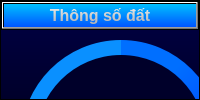
                              <widget class="QFrame" name="Top_Ctrl_frame_1">
                               <property name="styleSheet">
                                <string notr="true">background-color: qlineargradient(spread:pad, x1:1, y1:1, x2:1, y2:0, stop:0 rgba(0, 0, 42, 255), stop:1 rgba(0, 0, 70, 255));</string>
                               </property>
                               <property name="frameShape">
                                <enum>QFrame::StyledPanel</enum>
                               </property>
                               <property name="frameShadow">
                                <enum>QFrame::Raised</enum>
                               </property>
                               <layout class="QVBoxLayout" name="verticalLayout_18">
                                <property name="spacing">
                                 <number>0</number>
                                </property>
                                <property name="leftMargin">
                                 <number>0</number>
                                </property>
                                <property name="topMargin">
                                 <number>0</number>
                                </property>
                                <property name="rightMargin">
                                 <number>0</number>
                                </property>
                                <property name="bottomMargin">
                                 <number>0</number>
                                </property>
                                <item alignment="Qt::AlignTop">
                                 <widget class="QFrame" name="Top_Ctrl_frame1_header">
                                  <property name="styleSheet">
                                   <string notr="true"/>
                                  </property>
                                  <property name="frameShape">
                                   <enum>QFrame::StyledPanel</enum>
                                  </property>
                                  <property name="frameShadow">
                                   <enum>QFrame::Raised</enum>
                                  </property>
                                  <layout class="QVBoxLayout" name="verticalLayout_19">
                                   <property name="spacing">
                                    <number>0</number>
                                   </property>
                                   <property name="leftMargin">
                                    <number>0</number>
                                   </property>
                                   <property name="topMargin">
                                    <number>0</number>
                                   </property>
                                   <property name="rightMargin">
                                    <number>0</number>
                                   </property>
                                   <property name="bottomMargin">
                                    <number>0</number>
                                   </property>
                                   <item>
                                    <widget class="QPushButton" name="Top_Ctrl_header1">
                                     <property name="font">
                                      <font>
                                       <family>Segoe UI</family>
                                       <pointsize>12</pointsize>
                                       <weight>75</weight>
                                       <bold>true</bold>
                                      </font>
                                     </property>
                                     <property name="styleSheet">
                                      <string notr="true">color: qlineargradient(spread:pad, x1:1, y1:1, x2:1, y2:0, stop:0 rgba(171, 171, 171, 255), stop:1 rgba(239, 239, 239, 255));
background-color: qlineargradient(spread:pad, x1:1, y1:1, x2:1, y2:0, stop:0 rgba(0, 85, 255, 255), stop:1 rgba(0, 192, 255, 255));</string>
                                     </property>
                                     <property name="text">
                                      <string>Thông số đất</string>
                                     </property>
                                    </widget>
                                   </item>
                                  </layout>
                                 </widget>
                                </item>
                                <item>
                                 <widget class="QFrame" name="Top_Ctrl_frame1_body">
                                  <property name="sizePolicy">
                                   <sizepolicy hsizetype="Preferred" vsizetype="Expanding">
                                    <horstretch>0</horstretch>
                                    <verstretch>0</verstretch>
                                   </sizepolicy>
                                  </property>
                                  <property name="styleSheet">
                                   <string notr="true">background-color: rgba(0, 0, 0, 0);</string>
                                  </property>
                                  <property name="frameShape">
                                   <enum>QFrame::StyledPanel</enum>
                                  </property>
                                  <property name="frameShadow">
                                   <enum>QFrame::Raised</enum>
                                  </property>
                                  <widget class="QLabel" name="label_27">
                                   <property name="geometry">
                                    <rect>
                                     <x>35</x>
                                     <y>25</y>
                                     <width>170</width>
                                     <height>170</height>
                                    </rect>
                                   </property>
                                   <property name="font">
                                    <font>
                                     <family>Segoe UI</family>
                                     <pointsize>16</pointsize>
                                    </font>
                                   </property>
                                   <property name="styleSheet">
                                    <string notr="true">background-color: rgb( 0, 0, 42);
border-radius: 85px;
color: qlineargradient(spread:pad, x1:1, y1:1, x2:1, y2:0, stop:0 rgba(171, 171, 171, 255), stop:1 rgba(239, 239, 239, 255));</string>
                                   </property>
                                   <property name="text">
                                    <string>ĐỘ ẨM</string>
                                   </property>
                                   <property name="alignment">
                                    <set>Qt::AlignCenter</set>
                                   </property>
                                  </widget>
                                  <widget class="QLabel" name="label_29">
                                   <property name="geometry">
                                    <rect>
                                     <x>10</x>
                                     <y>0</y>
                                     <width>220</width>
                                     <height>220</height>
                                    </rect>
                                   </property>
                                   <property name="styleSheet">
                                    <string notr="true">border-radius:110px;
background-color: qconicalgradient(cx:0.5, cy:0.5, angle:270, stop:0.129353 rgba(0, 0, 42, 255), stop:0.13173 rgba(0, 0, 0, 0));
</string>
                                   </property>
                                   <property name="text">
                                    <string/>
                                   </property>
                                  </widget>
                                  <widget class="QLabel" name="label_30">
                                   <property name="geometry">
                                    <rect>
                                     <x>20</x>
                                     <y>10</y>
                                     <width>200</width>
                                     <height>200</height>
                                    </rect>
                                   </property>
                                   <property name="styleSheet">
                                    <string notr="true">border-radius: 100px;
background-color: qconicalgradient(cx:0.5, cy:0.5, angle:90, stop:0.18408 rgba(10, 144, 255, 255), stop:0.358209 rgba(0, 102, 255, 255), stop:0.532338 rgba(0, 74, 255, 255), stop:0.696517 rgba(0, 55, 255, 255), stop:0.895522 rgba(0, 111, 255, 255));
</string>
                                   </property>
                                   <property name="text">
                                    <string/>
                                   </property>
                                  </widget>
                                  <widget class="QLabel" name="label_32">
                                   <property name="geometry">
                                    <rect>
                                     <x>300</x>
                                     <y>10</y>
                                     <width>200</width>
                                     <height>200</height>
                                    </rect>
                                   </property>
                                   <property name="styleSheet">
                                    <string notr="true">border-radius: 100px;
background-color: qconicalgradient(cx:0.5, cy:0.5, angle:270, stop:0 rgba(255, 0, 0, 255), stop:0.175501 rgba(255, 45, 0, 255), stop:0.366313 rgba(255, 208, 0, 255), stop:0.475854 rgba(247, 255, 0, 255), stop:0.639576 rgba(0, 233, 255, 255), stop:0.737338 rgba(0, 181, 255, 255), stop:0.850412 rgba(0, 138, 255, 255), stop:1 rgba(0, 83, 255, 255));
</string>
                                   </property>
                                   <property name="text">
                                    <string/>
                                   </property>
                                  </widget>
                                  <widget class="QLabel" name="label_33">
                                   <property name="geometry">
                                    <rect>
                                     <x>290</x>
                                     <y>0</y>
                                     <width>220</width>
                                     <height>220</height>
                                    </rect>
                                   </property>
                                   <property name="styleSheet">
                                    <string notr="true">border-radius:110px;
background-color:  qconicalgradient(cx:0.5, cy:0.5, angle:90, stop:0.38806 rgba(0, 0, 42, 255), stop:0.39801 rgba(0, 0, 42, 0));

</string>
                                   </property>
                                   <property name="text">
                                    <string/>
                                   </property>
                                  </widget>
                                  <widget class="QLabel" name="label_28">
                                   <property name="geometry">
                                    <rect>
                                     <x>315</x>
                                     <y>25</y>
                                     <width>170</width>
                                     <height>170</height>
                                    </rect>
                                   </property>
                                   <property name="font">
                                    <font>
                                     <family>Segoe UI</family>
                                     <pointsize>16</pointsize>
                                    </font>
                                   </property>
                                   <property name="styleSheet">
                                    <string notr="true">background-color: rgb( 0, 0, 42);
border-radius: 85px;
color: qlineargradient(spread:pad, x1:1, y1:1, x2:1, y2:0, stop:0 rgba(171, 171, 171, 255), stop:1 rgba(239, 239, 239, 255));</string>
                                   </property>
                                   <property name="text">
                                    <string>NHIỆT ĐỘ</string>
                                   </property>
                                   <property name="alignment">
                                    <set>Qt::AlignCenter</set>
                                   </property>
                                  </widget>
                                  <widget class="QLabel" name="label_37">
                                   <property name="geometry">
                                    <rect>
                                     <x>40</x>
                                     <y>250</y>
                                     <width>751</width>
                                     <height>1</height>
                                    </rect>
                                   </property>
                                   <property name="styleSheet">
                                    <string notr="true">background-color:qlineargradient(spread:pad, x1:1, y1:1, x2:1, y2:0, stop:0 rgba(171, 171, 171, 255), stop:1 rgba(239, 239, 239, 255));</string>
                                   </property>
                                   <property name="text">
                                    <string/>
                                   </property>
                                  </widget>
                                  <widget class="QLabel" name="label_36">
                                   <property name="geometry">
                                    <rect>
                                     <x>595</x>
                                     <y>25</y>
                                     <width>170</width>
                                     <height>170</height>
                                    </rect>
                                   </property>
                                   <property name="font">
                                    <font>
                                     <family>Segoe UI</family>
                                     <pointsize>16</pointsize>
                                    </font>
                                   </property>
                                   <property name="styleSheet">
                                    <string notr="true">background-color: rgb( 0, 0, 42);
border-radius: 85px;
color: qlineargradient(spread:pad, x1:1, y1:1, x2:1, y2:0, stop:0 rgba(171, 171, 171, 255), stop:1 rgba(239, 239, 239, 255));</string>
                                   </property>
                                   <property name="text">
                                    <string>ĐỘ PH</string>
                                   </property>
                                   <property name="alignment">
                                    <set>Qt::AlignCenter</set>
                                   </property>
                                  </widget>
                                  <widget class="QLabel" name="label_38">
                                   <property name="geometry">
                                    <rect>
                                     <x>580</x>
                                     <y>10</y>
                                     <width>200</width>
                                     <height>200</height>
                                    </rect>
                                   </property>
                                   <property name="styleSheet">
                                    <string notr="true">border-radius: 100px;
background-color: qconicalgradient(cx:0.5, cy:0.5, angle:270, stop:0 rgba(255, 0, 0, 255), stop:0.175501 rgba(255, 45, 0, 255), stop:0.366313 rgba(255, 208, 0, 255), stop:0.475854 rgba(247, 255, 0, 255), stop:0.639576 rgba(0, 233, 255, 255), stop:0.737338 rgba(0, 181, 255, 255), stop:0.850412 rgba(0, 138, 255, 255), stop:1 rgba(0, 83, 255, 255));
</string>
                                   </property>
                                   <property name="text">
                                    <string/>
                                   </property>
                                  </widget>
                                  <widget class="QLabel" name="label_39">
                                   <property name="geometry">
                                    <rect>
                                     <x>570</x>
                                     <y>0</y>
                                     <width>220</width>
                                     <height>220</height>
                                    </rect>
                                   </property>
                                   <property name="styleSheet">
                                    <string notr="true">border-radius:110px;
background-color:  qconicalgradient(cx:0.5, cy:0.5, angle:90, stop:0.38806 rgba(0, 0, 42, 255), stop:0.39801 rgba(0, 0, 42, 0));

</string>
                                   </property>
                                   <property name="text">
                                    <string/>
                                   </property>
                                  </widget>
                                  <widget class="QLabel" name="label">
                                   <property name="geometry">
                                    <rect>
                                     <x>150</x>
                                     <y>260</y>
                                     <width>471</width>
                                     <height>20</height>
                                    </rect>
                                   </property>
                                   <property name="styleSheet">
                                    <string notr="true">color: rgb(255, 255, 255);</string>
                                   </property>
                                   <property name="text">
                                    <string>Đồng hồ nhiệt độ                     Đồng hồ độ ẩm                              Đồng hồ PH</string>
                                   </property>
                                  </widget>
                                  <widget class="QLabel" name="label_2">
                                   <property name="geometry">
                                    <rect>
                                     <x>140</x>
                                     <y>280</y>
                                     <width>481</width>
                                     <height>20</height>
                                    </rect>
                                   </property>
                                   <property name="styleSheet">
                                    <string notr="true">color: rgb(255, 255, 255);</string>
                                   </property>
                                   <property name="text">
                                    <string>Đồng hồ nhiệt độ                       Đồng hồ độ ẩm                    Đồng hồ nồng độ O2</string>
                                   </property>
                                  </widget>
                                  <widget class="QSlider" name="verticalSlider_3">
                                   <property name="geometry">
                                    <rect>
                                     <x>260</x>
                                     <y>0</y>
                                     <width>22</width>
                                     <height>131</height>
                                    </rect>
                                   </property>
                                   <property name="pageStep">
                                    <number>1</number>
                                   </property>
                                   <property name="orientation">
                                    <enum>Qt::Vertical</enum>
                                   </property>
                                  </widget>
                                  <widget class="QSlider" name="verticalSlider_4">
                                   <property name="geometry">
                                    <rect>
                                     <x>540</x>
                                     <y>10</y>
                                     <width>22</width>
                                     <height>131</height>
                                    </rect>
                                   </property>
                                   <property name="pageStep">
                                    <number>1</number>
                                   </property>
                                   <property name="orientation">
                                    <enum>Qt::Vertical</enum>
                                   </property>
                                  </widget>
                                  <widget class="QSlider" name="verticalSlider_6">
                                   <property name="geometry">
                                    <rect>
                                     <x>810</x>
                                     <y>0</y>
                                     <width>22</width>
                                     <height>131</height>
                                    </rect>
                                   </property>
                                   <property name="pageStep">
                                    <number>1</number>
                                   </property>
                                   <property name="orientation">
                                    <enum>Qt::Vertical</enum>
                                   </property>
                                  </widget>
                                  <widget class="QLabel" name="label_40">
                                   <property name="geometry">
                                    <rect>
                                     <x>45</x>
                                     <y>130</y>
                                     <width>150</width>
                                     <height>150</height>
                                    </rect>
                                   </property>
                                   <property name="styleSheet">
                                    <string notr="true">color: qlineargradient(spread:pad, x1:1, y1:1, x2:1, y2:0, stop:0 rgba(171, 171, 171, 255), stop:1 rgba(239, 239, 239, 255));
background-color: rgba(0, 0, 45, 255);
border-radius: 75px;</string>
                                   </property>
                                   <property name="text">
                                    <string/>
                                   </property>
                                   <property name="alignment">
                                    <set>Qt::AlignCenter</set>
                                   </property>
                                  </widget>
                                  <widget class="QLabel" name="label_31">
                                   <property name="geometry">
                                    <rect>
                                     <x>45</x>
                                     <y>180</y>
                                     <width>150</width>
                                     <height>71</height>
                                    </rect>
                                   </property>
                                   <property name="styleSheet">
                                    <string notr="true">color: qlineargradient(spread:pad, x1:1, y1:1, x2:1, y2:0, stop:0 rgba(171, 171, 171, 255), stop:1 rgba(239, 239, 239, 255));
background-color: rgba(0, 0, 42, 255);
</string>
                                   </property>
                                   <property name="text">
                                    <string/>
                                   </property>
                                   <property name="alignment">
                                    <set>Qt::AlignCenter</set>
                                   </property>
                                  </widget>
                                  <widget class="QLabel" name="label_42">
                                   <property name="geometry">
                                    <rect>
                                     <x>325</x>
                                     <y>140</y>
                                     <width>150</width>
                                     <height>150</height>
                                    </rect>
                                   </property>
                                   <property name="styleSheet">
                                    <string notr="true">color: qlineargradient(spread:pad, x1:1, y1:1, x2:1, y2:0, stop:0 rgba(171, 171, 171, 255), stop:1 rgba(239, 239, 239, 255));
background-color: rgba(0, 0, 45, 255);
border-radius: 75px;</string>
                                   </property>
                                   <property name="text">
                                    <string/>
                                   </property>
                                   <property name="alignment">
                                    <set>Qt::AlignCenter</set>
                                   </property>
                                  </widget>
                                  <widget class="QLabel" name="label_34">
                                   <property name="geometry">
                                    <rect>
                                     <x>335</x>
                                     <y>180</y>
                                     <width>131</width>
                                     <height>71</height>
                                    </rect>
                                   </property>
                                   <property name="styleSheet">
                                    <string notr="true">color: qlineargradient(spread:pad, x1:1, y1:1, x2:1, y2:0, stop:0 rgba(171, 171, 171, 255), stop:1 rgba(239, 239, 239, 255));</string>
                                   </property>
                                   <property name="text">
                                    <string/>
                                   </property>
                                   <property name="alignment">
                                    <set>Qt::AlignCenter</set>
                                   </property>
                                  </widget>
                                  <widget class="QLabel" name="label_43">
                                   <property name="geometry">
                                    <rect>
                                     <x>605</x>
                                     <y>130</y>
                                     <width>150</width>
                                     <height>150</height>
                                    </rect>
                                   </property>
                                   <property name="styleSheet">
                                    <string notr="true">color: qlineargradient(spread:pad, x1:1, y1:1, x2:1, y2:0, stop:0 rgba(171, 171, 171, 255), stop:1 rgba(239, 239, 239, 255));
background-color: rgba(0, 0, 45, 255);
border-radius: 75px;</string>
                                   </property>
                                   <property name="text">
                                    <string/>
                                   </property>
                                   <property name="alignment">
                                    <set>Qt::AlignCenter</set>
                                   </property>
                                  </widget>
                                  <widget class="QLabel" name="label_35">
                                   <property name="geometry">
                                    <rect>
                                     <x>610</x>
                                     <y>180</y>
                                     <width>131</width>
                                     <height>71</height>
                                    </rect>
                                   </property>
                                   <property name="styleSheet">
                                    <string notr="true">color: qlineargradient(spread:pad, x1:1, y1:1, x2:1, y2:0, stop:0 rgba(171, 171, 171, 255), stop:1 rgba(239, 239, 239, 255));</string>
                                   </property>
                                   <property name="text">
                                    <string/>
                                   </property>
                                   <property name="alignment">
                                    <set>Qt::AlignCenter</set>
                                   </property>
                                  </widget>
                                  <zorder>label_30</zorder>
                                  <zorder>label_29</zorder>
                                  <zorder>label_27</zorder>
                                  <zorder>label_32</zorder>
                                  <zorder>label_33</zorder>
                                  <zorder>label_28</zorder>
                                  <zorder>label_38</zorder>
                                  <zorder>label_39</zorder>
                                  <zorder>label_36</zorder>
                                  <zorder>verticalSlider_3</zorder>
                                  <zorder>verticalSlider_4</zorder>
                                  <zorder>verticalSlider_6</zorder>
                                  <zorder>label_40</zorder>
                                  <zorder>label_31</zorder>
                                  <zorder>label_42</zorder>
                                  <zorder>label</zorder>
                                  <zorder>label_2</zorder>
                                  <zorder>label_34</zorder>
                                  <zorder>label_43</zorder>
                                  <zorder>label_35</zorder>
                                  <zorder>label_37</zorder>
                                 </widget>
                                </item>
                               </layout>
                              </widget>
